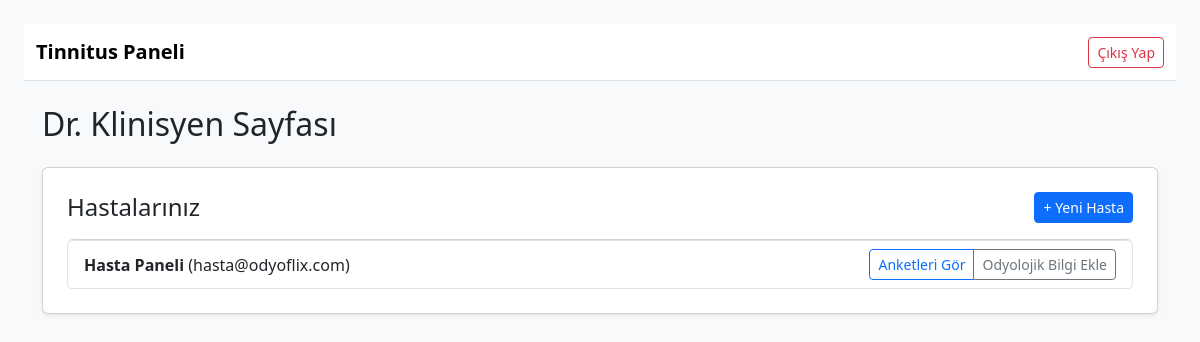
The page /doktor (signed in) on the database its author committed.
### app.py (models this page shows)
class User(UserMixin, db.Model):
    id = db.Column(db.Integer, primary_key=True)
    email = db.Column(db.String(150), unique=True, nullable=False)
    password = db.Column(db.String(100), nullable=False)
    role = db.Column(db.String(20))  # 'admin', 'doktor', 'hasta'
    name = db.Column(db.String(100))

### app.py (the view)
@app.route('/doktor')
@login_required
def doktor_panel():
    if current_user.role != 'doktor':
        return redirect('/')
    hasta_iliski = PatientDoctor.query.filter_by(doktor_id=current_user.id).all()
    hasta_ids = [h.hasta_id for h in hasta_iliski]
    hastalar = User.query.filter(User.id.in_(hasta_ids)).all()
    return render_template('doktor_panel.html', user=current_user, hastalar=hastalar)

### app.py (called while the page is built)
@login_manager.user_loader
def load_user(user_id):
    return User.query.get(int(user_id))

### templates/doktor_panel.html (shortened to what this page needs)
<!DOCTYPE html>
<html>
<head>
    <link href="https://cdn.jsdelivr.net/npm/bootstrap@5.3.0/dist/css/bootstrap.min.css" rel="stylesheet">
</head>
<body class="bg-light p-4">
<nav class="navbar navbar-expand-lg navbar-light bg-white border-bottom mb-4">
    <div class="container-fluid justify-content-between">
        <a class="navbar-brand fw-bold" href="#">Tinnitus Paneli</a>
        <div>
            <a href="/logout" class="btn btn-outline-danger btn-sm">Çıkış Yap</a>
        </div>
    </div>
</nav>
<div class="container">
    <h2 class="mb-4">Dr. {{ user.name }}</h2>
    <div class="card p-4 shadow-sm">
        <div class="d-flex justify-content-between align-items-center mb-3">
            <h4 class="mb-0">Hastalarınız</h4>
            <button class="btn btn-sm btn-primary" data-bs-toggle="modal" data-bs-target="#hastaEkleModal">
                + Yeni Hasta
            </button>
        </div>
        {% if hastalar %}
            <ul class="list-group">
                {% for hasta in hastalar %}
                    <li class="list-group-item d-flex justify-content-between align-items-center">
                        <div>
                            <strong>{{ hasta.name }}</strong> ({{ hasta.email }})
                        </div>
                        <div class="btn-group">
                            <a href="{{ url_for('doktor_hasta_anketleri', hasta_id=hasta.id) }}" class="btn btn-sm btn-outline-primary">Anketleri Gör</a>
                            <a href="{{ url_for('odyolojik_bilgi_ekle', hasta_id=hasta.id) }}" class="btn btn-sm btn-outline-secondary">Odyolojik Bilgi Ekle</a>
                        </div>
                    </li>
                {% endfor %}
            </ul>
        {% else %}
            <p class="text-muted">Henüz tanımlı hastanız bulunmamaktadır.</p>
        {% endif %}
    </div>
</div>
</body>
</html>

### rows shown on the page
User: name "Klinisyen Sayfası"
User: name "Hasta Paneli", email "hasta@odyoflix.com"
